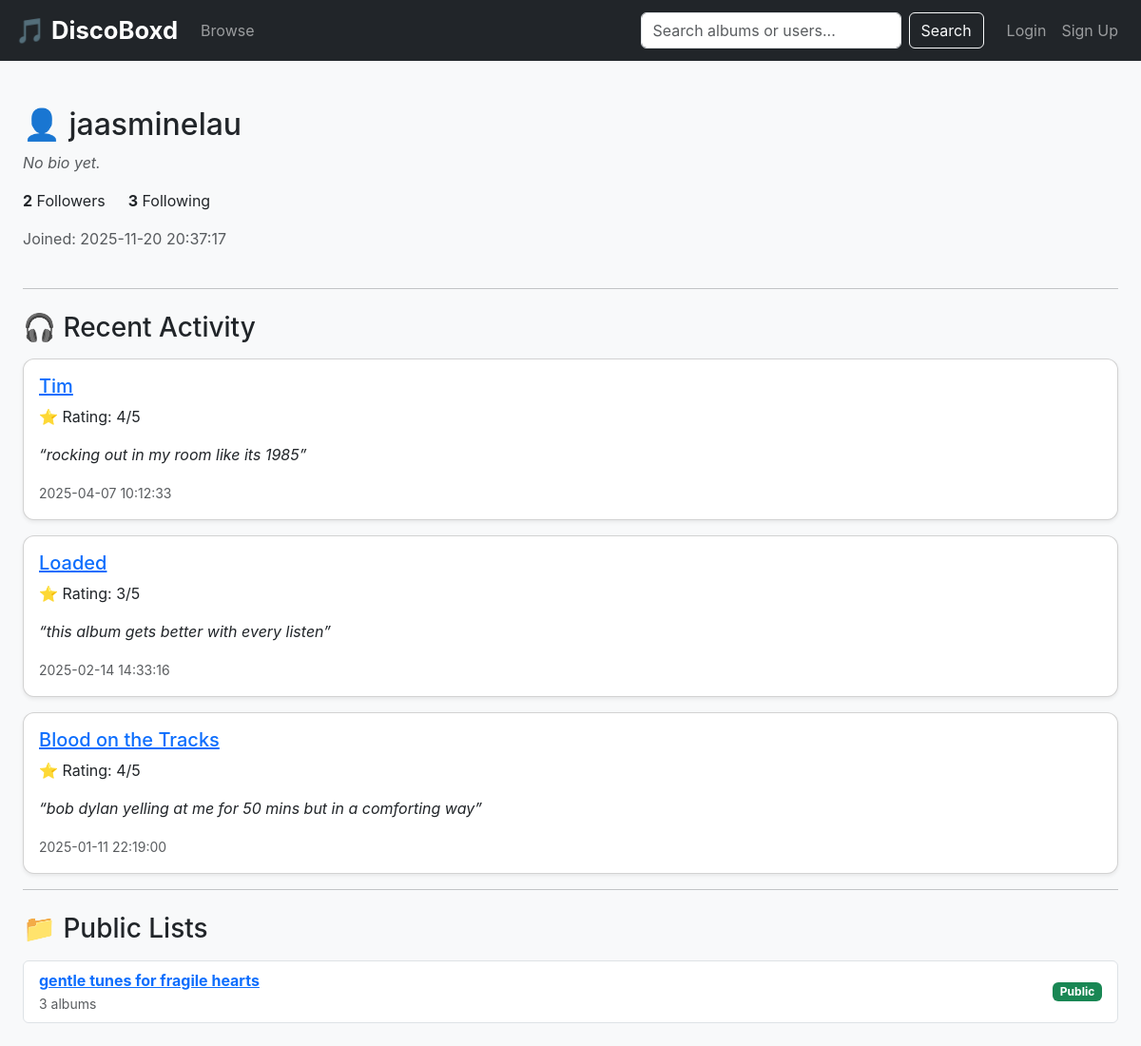
The page /user/2 on the database as committed earlier.
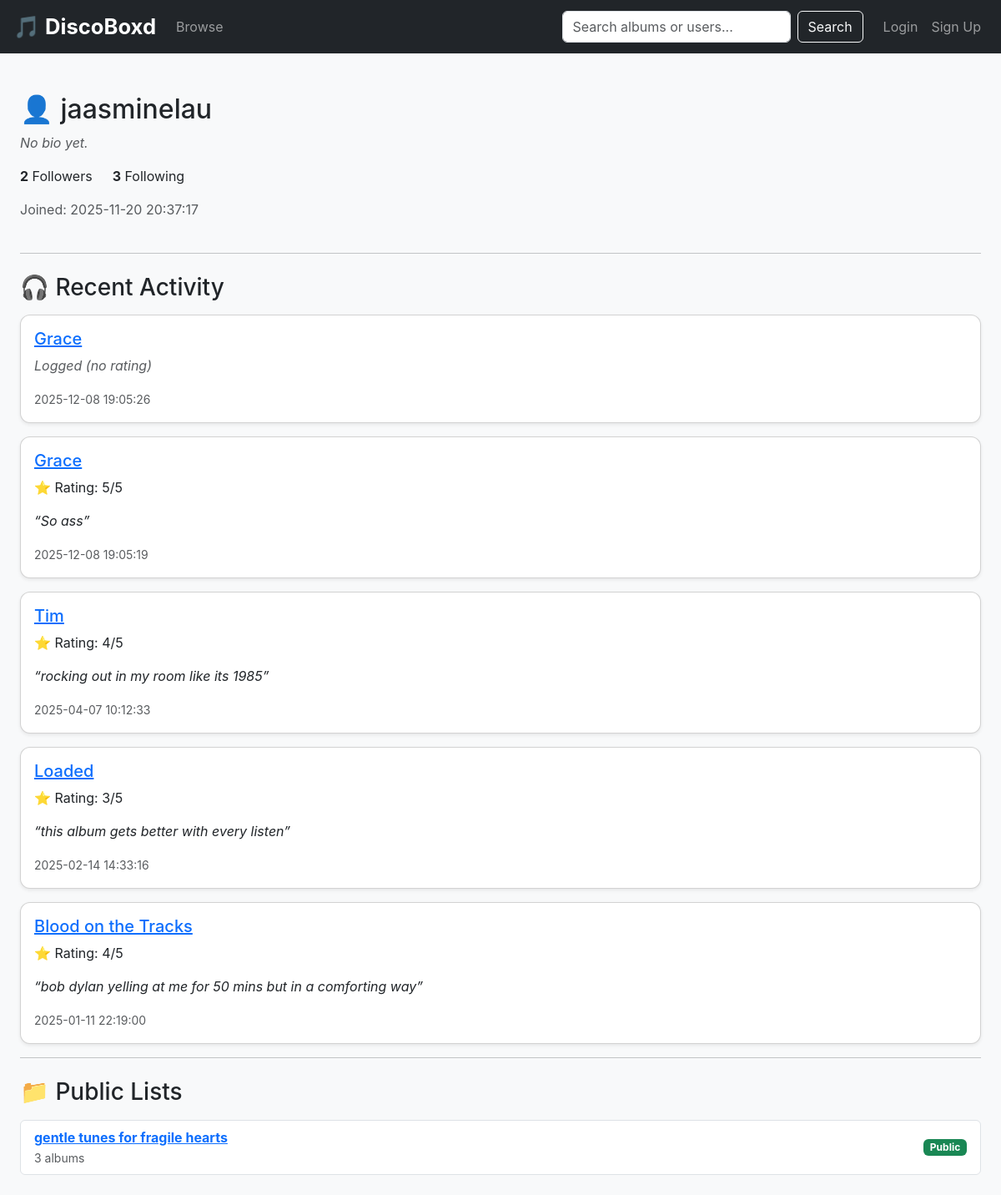
The same page on the database as committed later.
### tables this page shows
CREATE TABLE logs (
    id INTEGER PRIMARY KEY AUTOINCREMENT,
    user_id INTEGER NOT NULL,
    album_id INTEGER NOT NULL,
    rating INTEGER CHECK (rating >= 1 AND rating <= 5),
    review TEXT,
    listened_date DATETIME DEFAULT CURRENT_TIMESTAMP,
    is_relistened INTEGER DEFAULT 0,
    FOREIGN KEY (user_id) REFERENCES users(id) ON DELETE CASCADE,
    FOREIGN KEY (album_id) REFERENCES albums(id) ON DELETE CASCADE
);

CREATE TABLE albums (
    id INTEGER PRIMARY KEY AUTOINCREMENT,
    title TEXT NOT NULL,
    release_year INTEGER,
    cover_image TEXT
);

CREATE TABLE lists (
    id INTEGER PRIMARY KEY AUTOINCREMENT,
    user_id INTEGER NOT NULL,
    name TEXT NOT NULL,
    description TEXT,
    created_date DATETIME DEFAULT CURRENT_TIMESTAMP,
    is_public INTEGER DEFAULT 1,
    FOREIGN KEY (user_id) REFERENCES users(id) ON DELETE CASCADE
);

### app.py (the view)
@app.route("/user/<int:user_id>")
def user_profile(user_id):
    conn = connect_db()
    cur = conn.cursor()
    cur.execute("SELECT * FROM users WHERE id = ?", (user_id,))
    user = cur.fetchone()
    if not user:
        conn.close()
        return "User not found", 404
    cur.execute("""
        SELECT l.album_id, a.title, l.rating, l.review, l.listened_date
        FROM logs l
        JOIN albums a ON l.album_id = a.id
        WHERE l.user_id = ?
        ORDER BY l.listened_date DESC
        LIMIT 20;
    """, (user_id,))
    logs = cur.fetchall()
    cur.execute("""
        SELECT l.id, l.name, COUNT(la.album_id) AS album_count
        FROM lists l
        LEFT JOIN list_albums la ON l.id = la.list_id
        WHERE l.user_id = ? AND l.is_public = 1
        GROUP BY l.id;
    """, (user_id,))
    lists = cur.fetchall()
    is_following = False
    if session.get("user_id"):
        cur.execute("""
            SELECT 1 FROM user_follows
            WHERE follower_id = ? AND following_id = ?;
        """, (session["user_id"], user_id))
        is_following = cur.fetchone() is not None
    cur.execute("""
        SELECT COUNT(*) FROM user_follows WHERE following_id = ?;
    """, (user_id,))
    follower_count = cur.fetchone()[0]
    cur.execute("""
        SELECT COUNT(*) FROM user_follows WHERE follower_id = ?;
    """, (user_id,))
    following_count = cur.fetchone()[0]
    conn.close()
    return render_template(
        "user_profile.html",
        user=user,
        logs=logs,
        lists=lists,
        is_following=is_following,
        follower_count=follower_count,
        following_count=following_count
    )

### app.py (called while the page is built)
def connect_db():
    conn = sqlite3.connect(DB_PATH)
    conn.row_factory = sqlite3.Row
    return conn

### templates/user_profile.html (shortened to what this page needs)
{% extends "layout.html" %}
{% block content %}
<div class="container mt-4">
    <div class="d-flex justify-content-between align-items-center mb-4">
        <div>
            <h2>👤 {{ user['username'] }}</h2>
            {% if user['user_bio'] %}
                <p class="text-muted">{{ user['user_bio'] }}</p>
            {% else %}
                <p class="text-muted fst-italic">No bio yet.</p>
            {% endif %}
            <div class="d-flex gap-4 mb-3">
            <a href="{{ url_for('followers', user_id=user['id']) }}"
            class="text-decoration-none text-dark">
                <strong>{{ follower_count }}</strong> Followers
            </a>
            <a href="{{ url_for('following', user_id=user['id']) }}"
            class="text-decoration-none text-dark">
                <strong>{{ following_count }}</strong> Following
            </a>
            </div>
            <p class="text-muted">
                Joined: {{ user['join_date'] }}
            </p>
        </div>
    </div>
    <hr>
    <h3 class="mt-4 mb-3">🎧 Recent Activity</h3>
    {% if logs %}
        {% for log in logs %}
        <div class="card mb-3 shadow-sm">
            <div class="card-body">
                <h5 class="card-title">
                    <a href="{{ url_for('album_detail', album_id=log['album_id']) }}">
                        {{ log['title'] }}
                    </a>
                </h5>
                {% if log['rating'] %}
                    <p class="card-text">⭐ Rating: {{ log['rating'] }}/5</p>
                {% else %}
                    <p class="card-text fst-italic text-muted">Logged (no rating)</p>
                {% endif %}
                {% if log['review'] %}
                    <p class="card-text fst-italic">
                        “{{ log['review'] }}”
                    </p>
                {% endif %}
                <p class="card-text">
                    <small class="text-muted">
                        {{ log['listened_date'] }}
                    </small>
                </p>
            </div>
        </div>
        {% endfor %}
    {% else %}
        <div class="alert alert-info">
            This user hasn't logged anything yet.
        </div>
    {% endif %}
    <hr>
    <h3 class="mt-4 mb-3">📁 Public Lists</h3>
    {% if lists %}
        <div class="list-group">
        {% for lst in lists %}
            <div class="list-group-item d-flex justify-content-between align-items-center">
                <div>
                    <a href="{{ url_for('view_list', list_id=lst['id']) }}">
                        <strong>{{ lst['name'] }}</strong>
                    </a><br>
                    <small class="text-muted">
                        {{ lst['album_count'] }} albums
                    </small>
                </div>
                <span class="badge bg-success">
                    Public
                </span>
            </div>
        {% endfor %}
        </div>
    {% else %}
        <div class="alert alert-info">
            No public lists yet.
        </div>
    {% endif %}
</div>
{% endblock %}

Rows that differ between the two databases and show on the page:
added logs: title "Grace", shows "Logged (no rating)", listened_date "2025-12-08 19:05:26"
added logs: title "Grace", rating "5", review "So ass", listened_date "2025-12-08 19:05:19"
